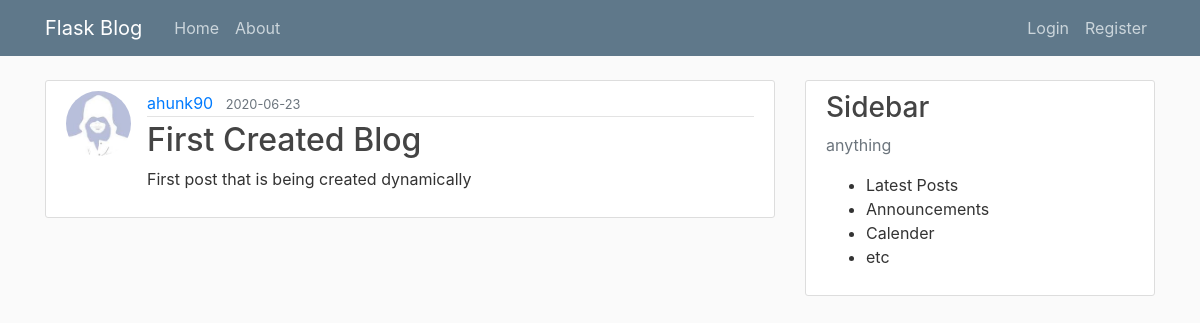
/post/1, run on the app's committed database.
### flaskblog/models.py (models this page shows, shortened)
class User(db.Model, UserMixin):
    id = db.Column(db.Integer, primary_key=True)
    username = db.Column(db.String(20), unique=True, nullable=False)
    email = db.Column(db.String(120), unique=True, nullable=False)
    image_file = db.Column(db.String(20), nullable=False, default='default.jpg')
    password = db.Column(db.String(60), nullable=False)
    posts = db.relationship('Post', backref='author', lazy=True)

class Post(db.Model):
    id = db.Column(db.Integer, primary_key=True)
    title = db.Column(db.String(100), nullable=False)
    date_posted = db.Column(db.DateTime, nullable=False, default=datetime.utcnow)
    content = db.Column(db.Text, nullable=False)
    user_id = db.Column(db.Integer, db.ForeignKey('user.id'), nullable=False)

### flaskblog/routes.py (the view)
@app.route('/post/<int:post_id>')
def post(post_id):
    post = Post.query.get_or_404(post_id)
    return render_template('post.html', title=post.title, post=post)

### flaskblog/templates/post.html
{% extends 'layout.html' %}
{% block content %}
    <article class="media content-section">
        <img class="rounded-circle article-img" src="{{ url_for('static', filename='profile_pics/' + post.author.image_file )}}">
        <div class="media-body">
            <div class="article-metadata">
            <a class="mr-2" href="#">{{ post.author.username }}</a>
            <small class="text-muted">{{ post.date_posted.strftime('%Y-%m-%d') }}</small>
            </div>
            <h2 class="article-title">{{ post.title }}</h2>
            <p class="article-content">{{ post.content }}</p>
        </div>
    </article>
{% endblock content %}

### flaskblog/static/main.css (style rules this page uses)
body { background: #fafafa; color: #333333; margin-top: 5rem; }
h1, h2, h3, h4, h5, h6 { color: #444444; }
.content-section { background: #ffffff; padding: 10px 20px; border: 1px solid #dddddd; border-radius: 3px; margin-bottom: 20px; }
.article-title { color: #444444; }
.article-content { white-space: pre-line; }
.article-img { height: 65px; width: 65px; margin-right: 16px; }
.article-metadata { padding-bottom: 1px; margin-bottom: 4px; border-bottom: 1px solid #e3e3e3 }

### data on the page
User: image_file (picture), author.username "ahunk90"
Post: date_posted "2020-06-23", title "First Created Blog", content "First post that is being created dynamically"
